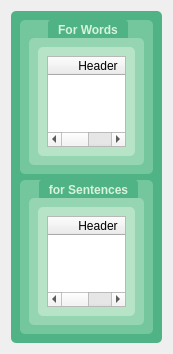
          <widget class="QWidget" name="scrollAreaWidgetContents_6">
           <property name="geometry">
            <rect>
             <x>0</x>
             <y>0</y>
             <width>173</width>
             <height>354</height>
            </rect>
           </property>
           <layout class="QGridLayout" name="gridLayout_52">
            <item row="0" column="0">
             <widget class="QGroupBox" name="groupBox_77">
              <property name="styleSheet">
               <string notr="true">QGroupBox {
    border-radius: 5px;
    margin-top: 1ex; /* leave space at the top for the title */
      font-weight: bold;
	font-size: 14px;
	background-color: rgb(80, 179, 133);
}

QGroupBox::title {
    subcontrol-origin: margin;
    subcontrol-position: top; /* position at the top center */
    padding: 3 8px;
    color: #2c3e50;
	border-radius:4px;
	background-color: rgb(173, 232, 244);
}
QSplitter{
	background-color: rgb(80, 179, 133);
}
</string>
              </property>
              <property name="title">
               <string/>
              </property>
              <layout class="QGridLayout" name="gridLayout_54">
               <item row="1" column="0">
                <widget class="QGroupBox" name="groupBox_78">
                 <property name="styleSheet">
                  <string notr="true">QGroupBox{
    border: none;
    border-radius: 5px;
    margin-top: 1ex; /* leave space at the top for the title */
    font-weight: bold;
	font-size: 12px;
	background-color: rgb(116, 198, 157);
}
QGroupBox::title {
	border-radius:3px;
	
	background-color: rgb(80, 179, 133);
	color: rgb(216, 243, 220);
}</string>
                 </property>
                 <property name="title">
                  <string>For Words</string>
                 </property>
                 <layout class="QGridLayout" name="gridLayout_53">
                  <property name="topMargin">
                   <number>18</number>
                  </property>
                  <item row="0" column="0">
                   <widget class="QGroupBox" name="groupBox_79">
                    <property name="styleSheet">
                     <string notr="true">QGroupBox {
    border: none;
	background-color: rgb(149, 213, 178);
}


</string>
                    </property>
                    <property name="title">
                     <string/>
                    </property>
                    <layout class="QGridLayout" name="gridLayout_56">
                     <item row="0" column="0">
                      <widget class="QGroupBox" name="groupBox_82">
                       <property name="styleSheet">
                        <string notr="true">QGroupBox {
    border: none;
	background-color: rgb(183, 228, 199);
}

QGroupBox:title {
    border: none;
	color: rgb(56, 124, 92);
	background-color: rgb(149, 213, 178);
}
</string>
                       </property>
                       <property name="title">
                        <string/>
                       </property>
                       <layout class="QGridLayout" name="gridLayout_58">
                        <item row="0" column="0">
                         <widget class="QTableWidget" name="WordTableWidget">
                          <column>
                           <property name="text">
                            <string>Header</string>
                           </property>
                          </column>
                          <column>
                           <property name="text">
                            <string>Prompt</string>
                           </property>
                          </column>
                         </widget>
                        </item>
                       </layout>
                      </widget>
                     </item>
                    </layout>
                   </widget>
                  </item>
                 </layout>
                </widget>
               </item>
               <item row="2" column="0">
                <widget class="QGroupBox" name="groupBox_80">
                 <property name="styleSheet">
                  <string notr="true">QGroupBox{
    border: none;
    border-radius: 5px;
    margin-top: 1ex; /* leave space at the top for the title */
    font-weight: bold;
	font-size: 12px;
	background-color: rgb(116, 198, 157);
}
QGroupBox::title {
	border-radius:3px;
	
	background-color: rgb(80, 179, 133);
	color: rgb(216, 243, 220);
}</string>
                 </property>
                 <property name="title">
                  <string>for Sentences</string>
                 </property>
                 <layout class="QGridLayout" name="gridLayout_55">
                  <property name="topMargin">
                   <number>18</number>
                  </property>
                  <item row="0" column="0">
                   <widget class="QGroupBox" name="groupBox_81">
                    <property name="styleSheet">
                     <string notr="true">QGroupBox {
    border: none;
	background-color: rgb(149, 213, 178);
}

</string>
                    </property>
                    <property name="title">
                     <string/>
                    </property>
                    <layout class="QGridLayout" name="gridLayout_57">
                     <item row="0" column="0">
                      <widget class="QGroupBox" name="groupBox_83">
                       <property name="styleSheet">
                        <string notr="true">QGroupBox {
    border: none;
	background-color: rgb(183, 228, 199);
}

QGroupBox:title {
    border: none;
	color: rgb(56, 124, 92);
	background-color: rgb(149, 213, 178);
}
</string>
                       </property>
                       <property name="title">
                        <string/>
                       </property>
                       <layout class="QGridLayout" name="gridLayout_59">
                        <item row="0" column="0">
                         <widget class="QTableWidget" name="SentenceTableWidget">
                          <column>
                           <property name="text">
                            <string>Header</string>
                           </property>
                          </column>
                          <column>
                           <property name="text">
                            <string>Prompt</string>
                           </property>
                          </column>
                         </widget>
                        </item>
                       </layout>
                      </widget>
                     </item>
                    </layout>
                   </widget>
                  </item>
                 </layout>
                </widget>
               </item>
               <item row="0" column="0">
                <layout class="QGridLayout" name="gridLayout_61">
                 <property name="topMargin">
                  <number>0</number>
                 </property>
                </layout>
               </item>
              </layout>
             </widget>
            </item>
           </layout>
          </widget>
